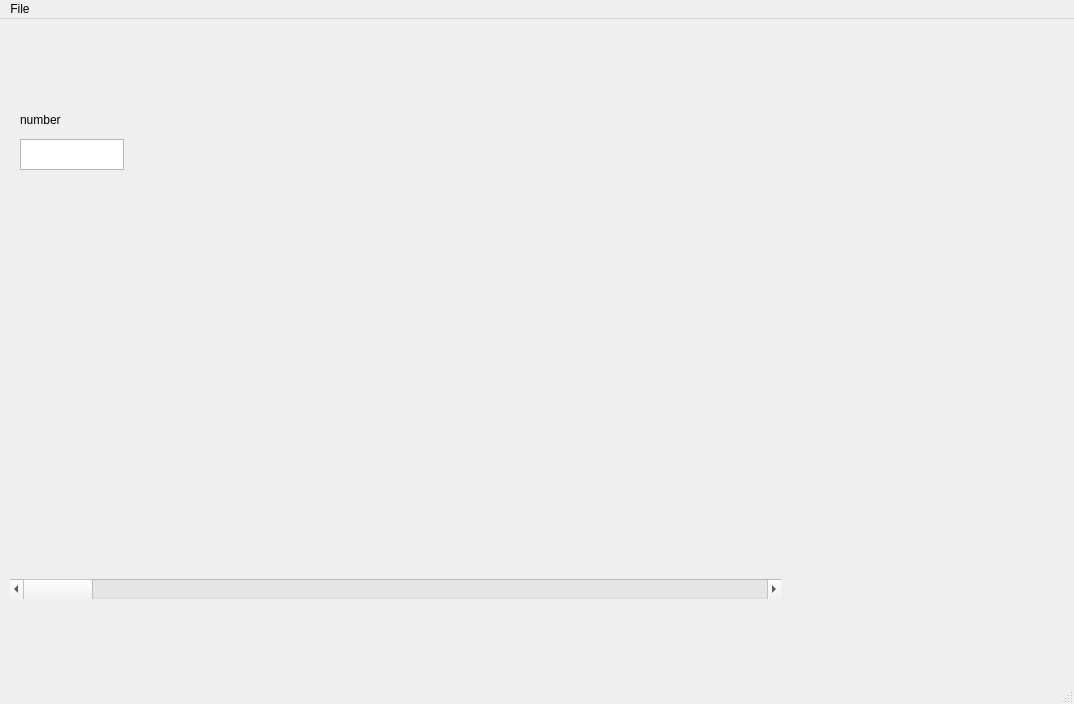
<?xml version="1.0" encoding="UTF-8"?>
<ui version="4.0">
 <class>PictureViewer</class>
 <widget class="QMainWindow" name="PictureViewer">
  <property name="geometry">
   <rect>
    <x>0</x>
    <y>0</y>
    <width>1074</width>
    <height>704</height>
   </rect>
  </property>
  <property name="windowTitle">
   <string>MainWindow</string>
  </property>
  <widget class="QWidget" name="centralwidget">
   <widget class="QLabel" name="label">
    <property name="geometry">
     <rect>
      <x>180</x>
      <y>40</y>
      <width>831</width>
      <height>461</height>
     </rect>
    </property>
    <property name="text">
     <string/>
    </property>
   </widget>
   <widget class="QScrollBar" name="horizontalScrollBar">
    <property name="geometry">
     <rect>
      <x>10</x>
      <y>560</y>
      <width>771</width>
      <height>20</height>
     </rect>
    </property>
    <property name="orientation">
     <enum>Qt::Horizontal</enum>
    </property>
   </widget>
   <widget class="QTextEdit" name="textEdit">
    <property name="geometry">
     <rect>
      <x>20</x>
      <y>120</y>
      <width>104</width>
      <height>31</height>
     </rect>
    </property>
   </widget>
   <widget class="QLabel" name="label_2">
    <property name="geometry">
     <rect>
      <x>20</x>
      <y>90</y>
      <width>61</width>
      <height>21</height>
     </rect>
    </property>
    <property name="text">
     <string>number</string>
    </property>
   </widget>
  </widget>
  <widget class="QMenuBar" name="menubar">
   <property name="geometry">
    <rect>
     <x>0</x>
     <y>0</y>
     <width>1074</width>
     <height>21</height>
    </rect>
   </property>
   <widget class="QMenu" name="menuFile">
    <property name="title">
     <string>File</string>
    </property>
    <addaction name="actionOpen"/>
   </widget>
   <addaction name="menuFile"/>
  </widget>
  <widget class="QStatusBar" name="statusbar"/>
  <action name="actionOpen">
   <property name="text">
    <string>Open</string>
   </property>
  </action>
 </widget>
 <resources/>
 <connections/>
</ui>
